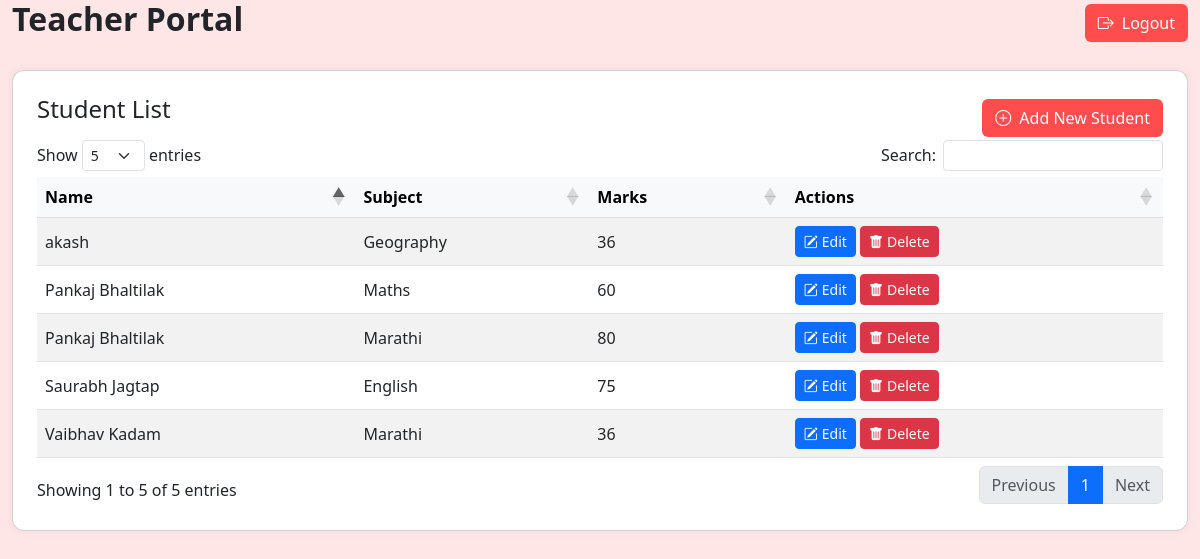
The app's page /home/ (signed in) with its own data.
### portal/models.py (models this page shows, shortened)
class Student(models.Model):
    name = models.CharField(max_length=100)
    subject = models.CharField(max_length=100)
    marks = models.IntegerField(default=0)

### portal/views.py (the view)
# urls.py: path('home/', views.home, name='home'),
@login_required
def home(request):
    students = Student.objects.all()
    return render(request, 'home.html', {'students': students})

### portal/templates/home.html (shortened to what this page needs)
{% extends 'base.html' %}
{% block content %}
<div class="d-flex justify-content-between align-items-center mb-4">
    <h2 class="fw-bold">Teacher Portal</h2>
    <a href="{% url 'logout' %}" class="btn btn-red">
        <i class="bi bi-box-arrow-right me-2"></i>Logout
    </a>
</div>
<div class="card p-4">
    <div class="d-flex justify-content-between align-items-center">
        <h4 class="mb-3">Student List</h4>
        <button class="btn btn-red" data-bs-toggle="modal" data-bs-target="#addModal"> <i class="bi bi-plus-circle me-1"></i> Add New Student</button>
    </div>
    <table id="studentsTable" class="table table-striped">
        <thead class="table-light">
            <tr>
                <th>Name</th>
                <th>Subject</th>
                <th>Marks</th>
                <th>Actions</th>
            </tr>
        </thead>
        <tbody>
            {% for student in students %}
            <tr>
                <td>{{ student.name }}</td>
                <td>{{ student.subject }}</td>
                <td>{{ student.marks }}</td>
                <td>
                    <button class="btn btn-sm btn-primary"
                        data-bs-toggle="modal"
                        data-bs-target="#editModal{{ student.id }}"> <i class="bi bi-pencil-square me-1"></i>Edit</button>
                    <a href="{% url 'delete_student' student.id %}" class="btn btn-sm btn-danger"> <i class="bi bi-trash-fill me-1"></i>Delete</a>
                </td>
            </tr>
            {% endfor %}
        </tbody>
    </table>
</div>
{% endblock %}

### portal/templates/base.html (shortened to what this page needs)
<!DOCTYPE html>
<html lang="en">
<head>
    <link href="https://cdn.jsdelivr.net/npm/bootstrap@5.3.0/dist/css/bootstrap.min.css" rel="stylesheet">
    <link rel="stylesheet" href="https://cdn.datatables.net/1.13.5/css/dataTables.bootstrap5.min.css">
    <link rel="stylesheet" href="https://cdn.jsdelivr.net/npm/bootstrap-icons@1.11.3/font/bootstrap-icons.css">
</head>
<body>
    <div class="container-fluid">
        {% block content %}{% endblock %}
    </div>
</body>
</html>

### portal/templates/base.html (style rules this page uses)
body { background-color: #ffe6e6; min-height: 100vh; }
.card { background-color: white; border-radius: 12px; box-shadow: 0 0 10px rgba(0,0,0,0.05); }
.btn-red { background-color: #ff4d4d; color: white; }
.table th, .table td { vertical-align: middle; }

### records on screen
Student: name "Saurabh Jagtap", subject "English", marks "75"
Student: name "Pankaj Bhaltilak", subject "Maths", marks "60"
Student: name "Vaibhav Kadam", subject "Marathi", marks "36"
Student: name "Pankaj Bhaltilak", subject "Marathi", marks "80"
Student: name "akash", subject "Geography", marks "36"
